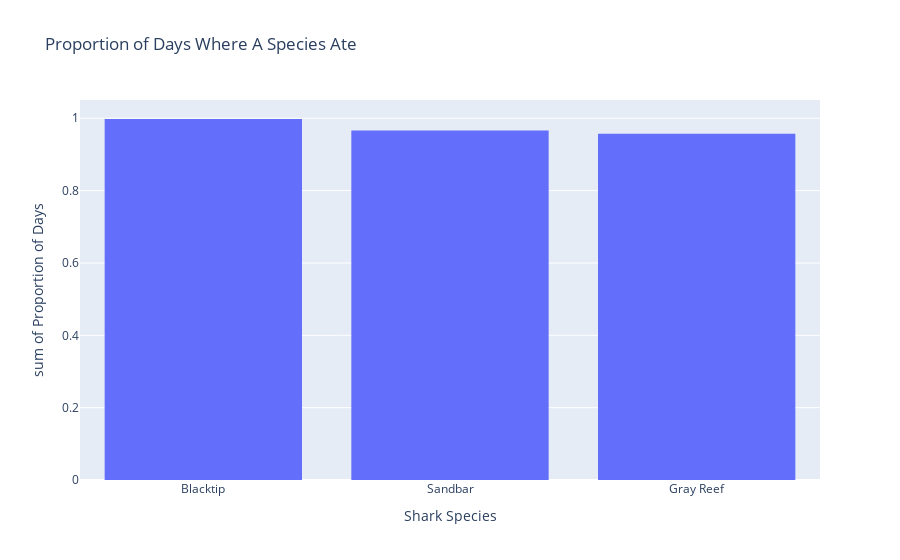

The notebook cell saved with this chart:
### Markdown cell above
# 
Blacktip sharks had the highest number of days where at least one shark from the group ate at least 1 fish. At least 1 Blacktip shark ate for .998 of the days. Gray Reef sharks only had at least one shark eat for .957 of the days, which was the lowest of the three groups

### Code cell
# Graph Proportions Based on Species of Shark
Species_Eaten_Props = {'Species': ['Blacktip','Sandbar','Gray Reef'],
        'Proportion': [BT_Eaten_Prop,SB_Eaten_Prop,GR_Eaten_Prop]
        }
Species_Eaten_Props_df = pd.DataFrame(Species_Eaten_Props, columns = ['Species', 'Proportion'])
fig = px.histogram(Species_Eaten_Props_df, x="Species", y="Proportion", 
                   title = "Proportion of Days Where A Species Ate",
                  labels={
                     "Species": "Shark Species",
                     "Proportion": "Proportion of Days",
                 })
fig.show()

### Figure 1 — Plotly figure (JSON) as saved in the notebook; plotly's stock layout.template omitted (floating-point values rounded to 4 significant figures)
{"data": [{"alignmentgroup": "True", "bingroup": "x", "histfunc": "sum", "hovertemplate": "Shark Species=%{x}<br>sum of Proportion of Days=%{y}<extra></extra>", "legendgroup": "", "marker": {"color": "#636efa"}, "name": "", "offsetgroup": "", "orientation": "v", "showlegend": false, "type": "histogram", "x": ["Blacktip", "Sandbar", "Gray Reef"], "xaxis": "x", "y": [0.998, 0.966, 0.957], "yaxis": "y"}], "layout": {"barmode": "relative", "legend": {"tracegroupgap": 0}, "title": {"text": "Proportion of Days Where A Species Ate"}, "xaxis": {"anchor": "y", "domain": [0, 1], "title": {"text": "Shark Species"}}, "yaxis": {"anchor": "x", "domain": [0, 1], "title": {"text": "sum of Proportion of Days"}}}}
